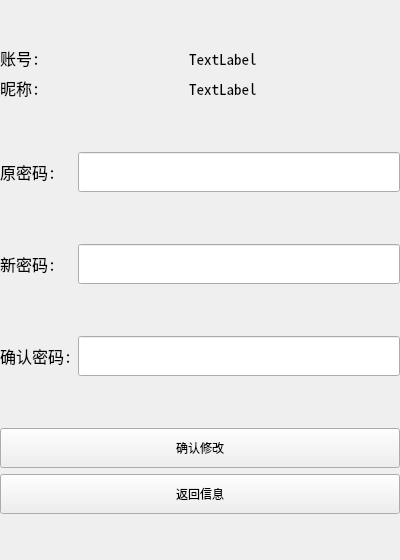
<?xml version="1.0" encoding="UTF-8"?>
<ui version="4.0">
 <class>VXResetPswd</class>
 <widget class="QWidget" name="VXResetPswd">
  <property name="geometry">
   <rect>
    <x>0</x>
    <y>0</y>
    <width>400</width>
    <height>560</height>
   </rect>
  </property>
  <property name="minimumSize">
   <size>
    <width>400</width>
    <height>560</height>
   </size>
  </property>
  <property name="maximumSize">
   <size>
    <width>400</width>
    <height>560</height>
   </size>
  </property>
  <property name="windowTitle">
   <string>Form</string>
  </property>
  <widget class="QWidget" name="widget" native="true">
   <property name="geometry">
    <rect>
     <x>0</x>
     <y>0</y>
     <width>400</width>
     <height>560</height>
    </rect>
   </property>
   <property name="minimumSize">
    <size>
     <width>400</width>
     <height>560</height>
    </size>
   </property>
   <property name="maximumSize">
    <size>
     <width>400</width>
     <height>560</height>
    </size>
   </property>
   <property name="sizeIncrement">
    <size>
     <width>0</width>
     <height>0</height>
    </size>
   </property>
   <layout class="QVBoxLayout" name="verticalLayout">
    <item>
     <spacer name="verticalSpacer">
      <property name="orientation">
       <enum>Qt::Vertical</enum>
      </property>
      <property name="sizeHint" stdset="0">
       <size>
        <width>20</width>
        <height>40</height>
       </size>
      </property>
     </spacer>
    </item>
    <item>
     <layout class="QHBoxLayout" name="horizontalLayout">
      <item>
       <widget class="QLabel" name="label">
        <property name="font">
         <font>
          <family>Noto Sans Mono CJK SC</family>
          <pointsize>12</pointsize>
         </font>
        </property>
        <property name="text">
         <string>账号:</string>
        </property>
       </widget>
      </item>
      <item>
       <spacer name="horizontalSpacer">
        <property name="orientation">
         <enum>Qt::Horizontal</enum>
        </property>
        <property name="sizeHint" stdset="0">
         <size>
          <width>40</width>
          <height>20</height>
         </size>
        </property>
       </spacer>
      </item>
      <item>
       <widget class="QLabel" name="idLab">
        <property name="font">
         <font>
          <family>Noto Sans Mono CJK SC</family>
          <pointsize>11</pointsize>
         </font>
        </property>
        <property name="text">
         <string>TextLabel</string>
        </property>
       </widget>
      </item>
      <item>
       <spacer name="horizontalSpacer_2">
        <property name="orientation">
         <enum>Qt::Horizontal</enum>
        </property>
        <property name="sizeHint" stdset="0">
         <size>
          <width>40</width>
          <height>20</height>
         </size>
        </property>
       </spacer>
      </item>
     </layout>
    </item>
    <item>
     <layout class="QHBoxLayout" name="horizontalLayout_2">
      <item>
       <widget class="QLabel" name="label_2">
        <property name="font">
         <font>
          <family>Noto Sans Mono CJK SC</family>
          <pointsize>12</pointsize>
         </font>
        </property>
        <property name="text">
         <string>昵称:</string>
        </property>
       </widget>
      </item>
      <item>
       <spacer name="horizontalSpacer_3">
        <property name="orientation">
         <enum>Qt::Horizontal</enum>
        </property>
        <property name="sizeHint" stdset="0">
         <size>
          <width>40</width>
          <height>20</height>
         </size>
        </property>
       </spacer>
      </item>
      <item>
       <widget class="QLabel" name="nameLab">
        <property name="font">
         <font>
          <family>Noto Sans Mono CJK SC</family>
          <pointsize>11</pointsize>
         </font>
        </property>
        <property name="text">
         <string>TextLabel</string>
        </property>
       </widget>
      </item>
      <item>
       <spacer name="horizontalSpacer_4">
        <property name="orientation">
         <enum>Qt::Horizontal</enum>
        </property>
        <property name="sizeHint" stdset="0">
         <size>
          <width>40</width>
          <height>20</height>
         </size>
        </property>
       </spacer>
      </item>
     </layout>
    </item>
    <item>
     <spacer name="verticalSpacer_2">
      <property name="orientation">
       <enum>Qt::Vertical</enum>
      </property>
      <property name="sizeHint" stdset="0">
       <size>
        <width>20</width>
        <height>40</height>
       </size>
      </property>
     </spacer>
    </item>
    <item>
     <layout class="QHBoxLayout" name="horizontalLayout_3">
      <item>
       <widget class="QLabel" name="label_4">
        <property name="font">
         <font>
          <family>Noto Sans Mono CJK SC</family>
          <pointsize>12</pointsize>
         </font>
        </property>
        <property name="text">
         <string>原密码:  </string>
        </property>
       </widget>
      </item>
      <item>
       <widget class="QLineEdit" name="oringinLdt">
        <property name="minimumSize">
         <size>
          <width>0</width>
          <height>40</height>
         </size>
        </property>
        <property name="echoMode">
         <enum>QLineEdit::Password</enum>
        </property>
       </widget>
      </item>
     </layout>
    </item>
    <item>
     <spacer name="verticalSpacer_3">
      <property name="orientation">
       <enum>Qt::Vertical</enum>
      </property>
      <property name="sizeHint" stdset="0">
       <size>
        <width>20</width>
        <height>40</height>
       </size>
      </property>
     </spacer>
    </item>
    <item>
     <layout class="QHBoxLayout" name="horizontalLayout_5">
      <item>
       <widget class="QLabel" name="label_6">
        <property name="font">
         <font>
          <family>Noto Sans Mono CJK SC</family>
          <pointsize>12</pointsize>
         </font>
        </property>
        <property name="text">
         <string>新密码:  </string>
        </property>
       </widget>
      </item>
      <item>
       <widget class="QLineEdit" name="newLdt1">
        <property name="minimumSize">
         <size>
          <width>0</width>
          <height>40</height>
         </size>
        </property>
        <property name="echoMode">
         <enum>QLineEdit::Password</enum>
        </property>
       </widget>
      </item>
     </layout>
    </item>
    <item>
     <spacer name="verticalSpacer_4">
      <property name="orientation">
       <enum>Qt::Vertical</enum>
      </property>
      <property name="sizeHint" stdset="0">
       <size>
        <width>20</width>
        <height>40</height>
       </size>
      </property>
     </spacer>
    </item>
    <item>
     <layout class="QHBoxLayout" name="horizontalLayout_4">
      <item>
       <widget class="QLabel" name="label_5">
        <property name="font">
         <font>
          <family>Noto Sans Mono CJK SC</family>
          <pointsize>12</pointsize>
         </font>
        </property>
        <property name="text">
         <string>确认密码:</string>
        </property>
       </widget>
      </item>
      <item>
       <widget class="QLineEdit" name="newLdt2">
        <property name="minimumSize">
         <size>
          <width>0</width>
          <height>40</height>
         </size>
        </property>
        <property name="echoMode">
         <enum>QLineEdit::Password</enum>
        </property>
       </widget>
      </item>
     </layout>
    </item>
    <item>
     <spacer name="verticalSpacer_5">
      <property name="orientation">
       <enum>Qt::Vertical</enum>
      </property>
      <property name="sizeHint" stdset="0">
       <size>
        <width>20</width>
        <height>40</height>
       </size>
      </property>
     </spacer>
    </item>
    <item>
     <widget class="QPushButton" name="pushButton">
      <property name="minimumSize">
       <size>
        <width>0</width>
        <height>40</height>
       </size>
      </property>
      <property name="text">
       <string>确认修改</string>
      </property>
     </widget>
    </item>
    <item>
     <widget class="QPushButton" name="pushButton_2">
      <property name="minimumSize">
       <size>
        <width>0</width>
        <height>40</height>
       </size>
      </property>
      <property name="text">
       <string>返回信息</string>
      </property>
     </widget>
    </item>
    <item>
     <spacer name="verticalSpacer_6">
      <property name="orientation">
       <enum>Qt::Vertical</enum>
      </property>
      <property name="sizeHint" stdset="0">
       <size>
        <width>20</width>
        <height>40</height>
       </size>
      </property>
     </spacer>
    </item>
   </layout>
  </widget>
 </widget>
 <resources/>
 <connections/>
</ui>
